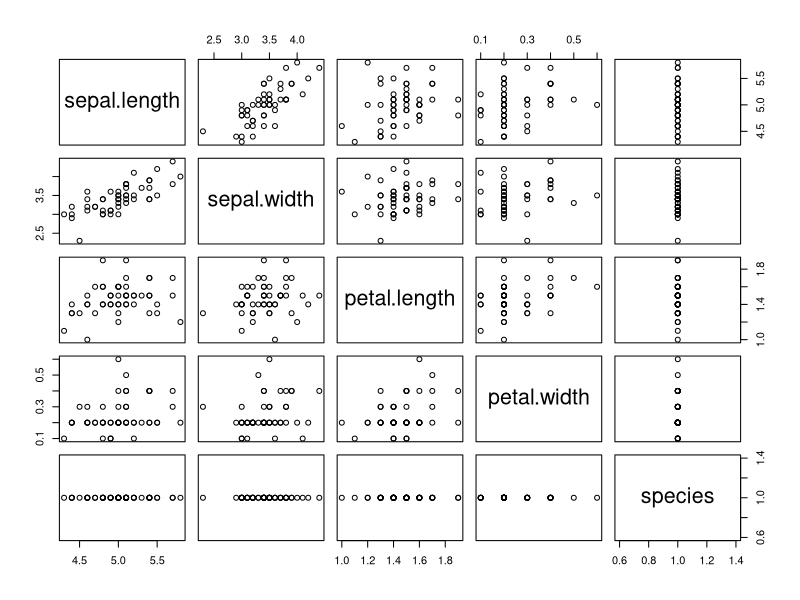
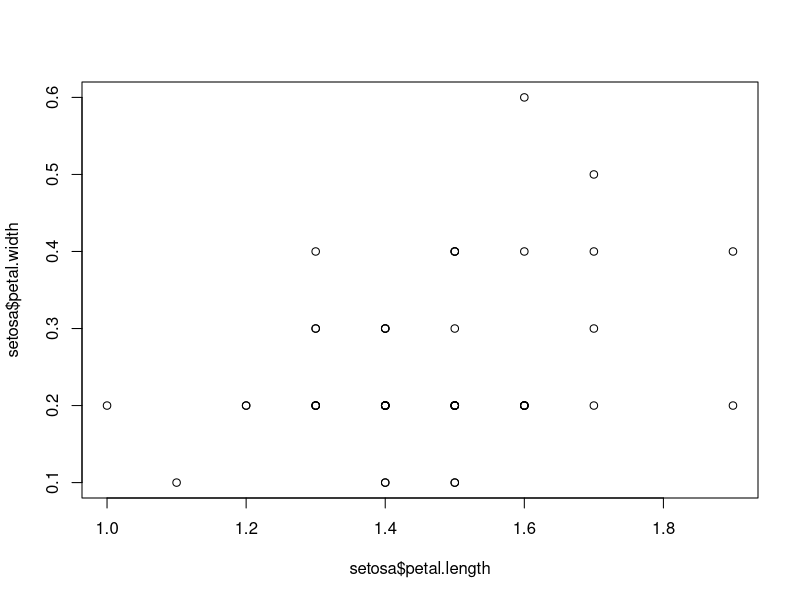

Reproduce these figures in R, in order.
# Load packages
library(dplyr)

# Load data
data(iris)
summary(iris)

# Split dataset into different species
#setosa, virginica, versicolor
names(iris) <- tolower(names(iris))
setosa <- filter(iris, species == 'setosa')
virginica <- filter(iris, species == 'virginica')
versicolor <- filter(iris, species == 'versicolor')

plot(setosa)
plot(setosa$petal.length, setosa$petal.width)
